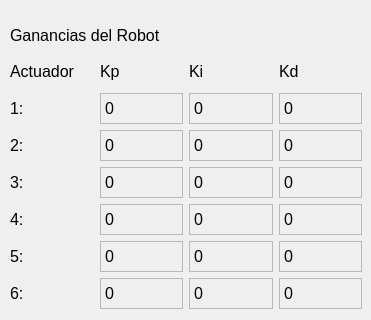
      <widget class="QWidget" name="Labels_2">
       <widget class="QWidget" name="gridLayoutWidget_3">
        <property name="geometry">
         <rect>
          <x>10</x>
          <y>20</y>
          <width>352</width>
          <height>291</height>
         </rect>
        </property>
        <property name="font">
         <font>
          <pointsize>12</pointsize>
         </font>
        </property>
        <layout class="QGridLayout" name="GridGainsSB">
         <item row="3" column="3">
          <widget class="QLabel" name="kd2Label">
           <property name="minimumSize">
            <size>
             <width>0</width>
             <height>31</height>
            </size>
           </property>
           <property name="maximumSize">
            <size>
             <width>16777215</width>
             <height>31</height>
            </size>
           </property>
           <property name="font">
            <font>
             <pointsize>12</pointsize>
            </font>
           </property>
           <property name="frameShape">
            <enum>QFrame::StyledPanel</enum>
           </property>
           <property name="frameShadow">
            <enum>QFrame::Sunken</enum>
           </property>
           <property name="text">
            <string>0</string>
           </property>
          </widget>
         </item>
         <item row="5" column="2">
          <widget class="QLabel" name="ki4Label">
           <property name="minimumSize">
            <size>
             <width>0</width>
             <height>31</height>
            </size>
           </property>
           <property name="maximumSize">
            <size>
             <width>16777215</width>
             <height>31</height>
            </size>
           </property>
           <property name="font">
            <font>
             <pointsize>12</pointsize>
            </font>
           </property>
           <property name="frameShape">
            <enum>QFrame::StyledPanel</enum>
           </property>
           <property name="frameShadow">
            <enum>QFrame::Sunken</enum>
           </property>
           <property name="text">
            <string>0</string>
           </property>
          </widget>
         </item>
         <item row="3" column="0">
          <widget class="QLabel" name="label_22">
           <property name="minimumSize">
            <size>
             <width>0</width>
             <height>31</height>
            </size>
           </property>
           <property name="maximumSize">
            <size>
             <width>16777215</width>
             <height>31</height>
            </size>
           </property>
           <property name="font">
            <font>
             <pointsize>12</pointsize>
            </font>
           </property>
           <property name="frameShape">
            <enum>QFrame::NoFrame</enum>
           </property>
           <property name="text">
            <string>2:</string>
           </property>
          </widget>
         </item>
         <item row="2" column="1">
          <widget class="QLabel" name="kp1Label">
           <property name="minimumSize">
            <size>
             <width>0</width>
             <height>31</height>
            </size>
           </property>
           <property name="maximumSize">
            <size>
             <width>16777215</width>
             <height>31</height>
            </size>
           </property>
           <property name="font">
            <font>
             <pointsize>12</pointsize>
            </font>
           </property>
           <property name="frameShape">
            <enum>QFrame::StyledPanel</enum>
           </property>
           <property name="frameShadow">
            <enum>QFrame::Sunken</enum>
           </property>
           <property name="text">
            <string>0</string>
           </property>
          </widget>
         </item>
         <item row="6" column="0">
          <widget class="QLabel" name="label_29">
           <property name="minimumSize">
            <size>
             <width>0</width>
             <height>31</height>
            </size>
           </property>
           <property name="maximumSize">
            <size>
             <width>16777215</width>
             <height>31</height>
            </size>
           </property>
           <property name="font">
            <font>
             <pointsize>12</pointsize>
            </font>
           </property>
           <property name="frameShape">
            <enum>QFrame::NoFrame</enum>
           </property>
           <property name="text">
            <string>5:</string>
           </property>
          </widget>
         </item>
         <item row="1" column="3">
          <widget class="QLabel" name="label_Kd">
           <property name="minimumSize">
            <size>
             <width>0</width>
             <height>31</height>
            </size>
           </property>
           <property name="maximumSize">
            <size>
             <width>16777215</width>
             <height>31</height>
            </size>
           </property>
           <property name="font">
            <font>
             <pointsize>12</pointsize>
            </font>
           </property>
           <property name="frameShape">
            <enum>QFrame::NoFrame</enum>
           </property>
           <property name="text">
            <string>Kd</string>
           </property>
          </widget>
         </item>
         <item row="4" column="1">
          <widget class="QLabel" name="kp3Label">
           <property name="minimumSize">
            <size>
             <width>0</width>
             <height>31</height>
            </size>
           </property>
           <property name="maximumSize">
            <size>
             <width>16777215</width>
             <height>31</height>
            </size>
           </property>
           <property name="font">
            <font>
             <pointsize>12</pointsize>
            </font>
           </property>
           <property name="frameShape">
            <enum>QFrame::StyledPanel</enum>
           </property>
           <property name="frameShadow">
            <enum>QFrame::Sunken</enum>
           </property>
           <property name="text">
            <string>0</string>
           </property>
          </widget>
         </item>
         <item row="6" column="1">
          <widget class="QLabel" name="kp5Label">
           <property name="minimumSize">
            <size>
             <width>0</width>
             <height>31</height>
            </size>
           </property>
           <property name="maximumSize">
            <size>
             <width>16777215</width>
             <height>31</height>
            </size>
           </property>
           <property name="font">
            <font>
             <pointsize>12</pointsize>
            </font>
           </property>
           <property name="frameShape">
            <enum>QFrame::StyledPanel</enum>
           </property>
           <property name="frameShadow">
            <enum>QFrame::Sunken</enum>
           </property>
           <property name="text">
            <string>0</string>
           </property>
          </widget>
         </item>
         <item row="7" column="0">
          <widget class="QLabel" name="label_28">
           <property name="minimumSize">
            <size>
             <width>0</width>
             <height>31</height>
            </size>
           </property>
           <property name="maximumSize">
            <size>
             <width>16777215</width>
             <height>31</height>
            </size>
           </property>
           <property name="font">
            <font>
             <pointsize>12</pointsize>
            </font>
           </property>
           <property name="frameShape">
            <enum>QFrame::NoFrame</enum>
           </property>
           <property name="text">
            <string>6:</string>
           </property>
          </widget>
         </item>
         <item row="4" column="3">
          <widget class="QLabel" name="kd3Label">
           <property name="minimumSize">
            <size>
             <width>0</width>
             <height>31</height>
            </size>
           </property>
           <property name="maximumSize">
            <size>
             <width>16777215</width>
             <height>31</height>
            </size>
           </property>
           <property name="font">
            <font>
             <pointsize>12</pointsize>
            </font>
           </property>
           <property name="frameShape">
            <enum>QFrame::StyledPanel</enum>
           </property>
           <property name="frameShadow">
            <enum>QFrame::Sunken</enum>
           </property>
           <property name="text">
            <string>0</string>
           </property>
          </widget>
         </item>
         <item row="1" column="2">
          <widget class="QLabel" name="label_Ki">
           <property name="enabled">
            <bool>true</bool>
           </property>
           <property name="minimumSize">
            <size>
             <width>0</width>
             <height>31</height>
            </size>
           </property>
           <property name="maximumSize">
            <size>
             <width>16777215</width>
             <height>31</height>
            </size>
           </property>
           <property name="font">
            <font>
             <pointsize>12</pointsize>
            </font>
           </property>
           <property name="frameShape">
            <enum>QFrame::NoFrame</enum>
           </property>
           <property name="text">
            <string>Ki</string>
           </property>
          </widget>
         </item>
         <item row="4" column="2">
          <widget class="QLabel" name="ki3Label">
           <property name="minimumSize">
            <size>
             <width>0</width>
             <height>31</height>
            </size>
           </property>
           <property name="maximumSize">
            <size>
             <width>16777215</width>
             <height>31</height>
            </size>
           </property>
           <property name="font">
            <font>
             <pointsize>12</pointsize>
            </font>
           </property>
           <property name="frameShape">
            <enum>QFrame::StyledPanel</enum>
           </property>
           <property name="frameShadow">
            <enum>QFrame::Sunken</enum>
           </property>
           <property name="text">
            <string>0</string>
           </property>
          </widget>
         </item>
         <item row="5" column="0">
          <widget class="QLabel" name="label_23">
           <property name="minimumSize">
            <size>
             <width>0</width>
             <height>31</height>
            </size>
           </property>
           <property name="maximumSize">
            <size>
             <width>16777215</width>
             <height>31</height>
            </size>
           </property>
           <property name="font">
            <font>
             <pointsize>12</pointsize>
            </font>
           </property>
           <property name="frameShape">
            <enum>QFrame::NoFrame</enum>
           </property>
           <property name="text">
            <string>4:</string>
           </property>
          </widget>
         </item>
         <item row="5" column="3">
          <widget class="QLabel" name="kd4Label">
           <property name="minimumSize">
            <size>
             <width>0</width>
             <height>31</height>
            </size>
           </property>
           <property name="maximumSize">
            <size>
             <width>16777215</width>
             <height>31</height>
            </size>
           </property>
           <property name="font">
            <font>
             <pointsize>12</pointsize>
            </font>
           </property>
           <property name="frameShape">
            <enum>QFrame::StyledPanel</enum>
           </property>
           <property name="frameShadow">
            <enum>QFrame::Sunken</enum>
           </property>
           <property name="text">
            <string>0</string>
           </property>
          </widget>
         </item>
         <item row="6" column="2">
          <widget class="QLabel" name="ki5Label">
           <property name="minimumSize">
            <size>
             <width>0</width>
             <height>31</height>
            </size>
           </property>
           <property name="maximumSize">
            <size>
             <width>16777215</width>
             <height>31</height>
            </size>
           </property>
           <property name="font">
            <font>
             <pointsize>12</pointsize>
            </font>
           </property>
           <property name="frameShape">
            <enum>QFrame::StyledPanel</enum>
           </property>
           <property name="frameShadow">
            <enum>QFrame::Sunken</enum>
           </property>
           <property name="text">
            <string>0</string>
           </property>
          </widget>
         </item>
         <item row="1" column="1">
          <widget class="QLabel" name="label_Kp">
           <property name="minimumSize">
            <size>
             <width>0</width>
             <height>31</height>
            </size>
           </property>
           <property name="maximumSize">
            <size>
             <width>16777215</width>
             <height>31</height>
            </size>
           </property>
           <property name="font">
            <font>
             <pointsize>12</pointsize>
            </font>
           </property>
           <property name="frameShape">
            <enum>QFrame::NoFrame</enum>
           </property>
           <property name="text">
            <string>Kp</string>
           </property>
          </widget>
         </item>
         <item row="7" column="1">
          <widget class="QLabel" name="kp6Label">
           <property name="minimumSize">
            <size>
             <width>0</width>
             <height>31</height>
            </size>
           </property>
           <property name="maximumSize">
            <size>
             <width>16777215</width>
             <height>31</height>
            </size>
           </property>
           <property name="font">
            <font>
             <pointsize>12</pointsize>
            </font>
           </property>
           <property name="frameShape">
            <enum>QFrame::StyledPanel</enum>
           </property>
           <property name="frameShadow">
            <enum>QFrame::Sunken</enum>
           </property>
           <property name="text">
            <string>0</string>
           </property>
          </widget>
         </item>
         <item row="3" column="2">
          <widget class="QLabel" name="ki2Label">
           <property name="minimumSize">
            <size>
             <width>0</width>
             <height>31</height>
            </size>
           </property>
           <property name="maximumSize">
            <size>
             <width>16777215</width>
             <height>31</height>
            </size>
           </property>
           <property name="font">
            <font>
             <pointsize>12</pointsize>
            </font>
           </property>
           <property name="frameShape">
            <enum>QFrame::StyledPanel</enum>
           </property>
           <property name="frameShadow">
            <enum>QFrame::Sunken</enum>
           </property>
           <property name="text">
            <string>0</string>
           </property>
          </widget>
         </item>
         <item row="2" column="3">
          <widget class="QLabel" name="kd1Label">
           <property name="minimumSize">
            <size>
             <width>0</width>
             <height>31</height>
            </size>
           </property>
           <property name="maximumSize">
            <size>
             <width>16777215</width>
             <height>31</height>
            </size>
           </property>
           <property name="font">
            <font>
             <pointsize>12</pointsize>
            </font>
           </property>
           <property name="frameShape">
            <enum>QFrame::StyledPanel</enum>
           </property>
           <property name="frameShadow">
            <enum>QFrame::Sunken</enum>
           </property>
           <property name="text">
            <string>0</string>
           </property>
          </widget>
         </item>
         <item row="2" column="0">
          <widget class="QLabel" name="label_21">
           <property name="minimumSize">
            <size>
             <width>0</width>
             <height>31</height>
            </size>
           </property>
           <property name="maximumSize">
            <size>
             <width>16777215</width>
             <height>31</height>
            </size>
           </property>
           <property name="font">
            <font>
             <pointsize>12</pointsize>
            </font>
           </property>
           <property name="frameShape">
            <enum>QFrame::NoFrame</enum>
           </property>
           <property name="text">
            <string>1:</string>
           </property>
          </widget>
         </item>
         <item row="2" column="2">
          <widget class="QLabel" name="ki1Label">
           <property name="minimumSize">
            <size>
             <width>0</width>
             <height>31</height>
            </size>
           </property>
           <property name="maximumSize">
            <size>
             <width>16777215</width>
             <height>31</height>
            </size>
           </property>
           <property name="font">
            <font>
             <pointsize>12</pointsize>
            </font>
           </property>
           <property name="frameShape">
            <enum>QFrame::StyledPanel</enum>
           </property>
           <property name="frameShadow">
            <enum>QFrame::Sunken</enum>
           </property>
           <property name="text">
            <string>0</string>
           </property>
          </widget>
         </item>
         <item row="3" column="1">
          <widget class="QLabel" name="kp2Label">
           <property name="minimumSize">
            <size>
             <width>0</width>
             <height>31</height>
            </size>
           </property>
           <property name="maximumSize">
            <size>
             <width>16777215</width>
             <height>31</height>
            </size>
           </property>
           <property name="font">
            <font>
             <pointsize>12</pointsize>
            </font>
           </property>
           <property name="frameShape">
            <enum>QFrame::StyledPanel</enum>
           </property>
           <property name="frameShadow">
            <enum>QFrame::Sunken</enum>
           </property>
           <property name="text">
            <string>0</string>
           </property>
          </widget>
         </item>
         <item row="1" column="0">
          <widget class="QLabel" name="label_30">
           <property name="minimumSize">
            <size>
             <width>0</width>
             <height>31</height>
            </size>
           </property>
           <property name="maximumSize">
            <size>
             <width>16777215</width>
             <height>31</height>
            </size>
           </property>
           <property name="font">
            <font>
             <pointsize>12</pointsize>
            </font>
           </property>
           <property name="frameShape">
            <enum>QFrame::NoFrame</enum>
           </property>
           <property name="text">
            <string>Actuador</string>
           </property>
          </widget>
         </item>
         <item row="7" column="3">
          <widget class="QLabel" name="kd6Label">
           <property name="minimumSize">
            <size>
             <width>0</width>
             <height>31</height>
            </size>
           </property>
           <property name="maximumSize">
            <size>
             <width>16777215</width>
             <height>31</height>
            </size>
           </property>
           <property name="font">
            <font>
             <pointsize>12</pointsize>
            </font>
           </property>
           <property name="frameShape">
            <enum>QFrame::StyledPanel</enum>
           </property>
           <property name="frameShadow">
            <enum>QFrame::Sunken</enum>
           </property>
           <property name="text">
            <string>0</string>
           </property>
          </widget>
         </item>
         <item row="7" column="2">
          <widget class="QLabel" name="ki6Label">
           <property name="minimumSize">
            <size>
             <width>0</width>
             <height>31</height>
            </size>
           </property>
           <property name="maximumSize">
            <size>
             <width>16777215</width>
             <height>31</height>
            </size>
           </property>
           <property name="font">
            <font>
             <pointsize>12</pointsize>
            </font>
           </property>
           <property name="frameShape">
            <enum>QFrame::StyledPanel</enum>
           </property>
           <property name="frameShadow">
            <enum>QFrame::Sunken</enum>
           </property>
           <property name="text">
            <string>0</string>
           </property>
          </widget>
         </item>
         <item row="5" column="1">
          <widget class="QLabel" name="kp4Label">
           <property name="minimumSize">
            <size>
             <width>0</width>
             <height>31</height>
            </size>
           </property>
           <property name="maximumSize">
            <size>
             <width>16777215</width>
             <height>31</height>
            </size>
           </property>
           <property name="font">
            <font>
             <pointsize>12</pointsize>
            </font>
           </property>
           <property name="frameShape">
            <enum>QFrame::StyledPanel</enum>
           </property>
           <property name="frameShadow">
            <enum>QFrame::Sunken</enum>
           </property>
           <property name="text">
            <string>0</string>
           </property>
          </widget>
         </item>
         <item row="4" column="0">
          <widget class="QLabel" name="label_25">
           <property name="minimumSize">
            <size>
             <width>0</width>
             <height>31</height>
            </size>
           </property>
           <property name="maximumSize">
            <size>
             <width>16777215</width>
             <height>31</height>
            </size>
           </property>
           <property name="font">
            <font>
             <pointsize>12</pointsize>
            </font>
           </property>
           <property name="frameShape">
            <enum>QFrame::NoFrame</enum>
           </property>
           <property name="text">
            <string>3:</string>
           </property>
          </widget>
         </item>
         <item row="6" column="3">
          <widget class="QLabel" name="kd5Label">
           <property name="minimumSize">
            <size>
             <width>0</width>
             <height>31</height>
            </size>
           </property>
           <property name="maximumSize">
            <size>
             <width>16777215</width>
             <height>31</height>
            </size>
           </property>
           <property name="font">
            <font>
             <pointsize>12</pointsize>
            </font>
           </property>
           <property name="frameShape">
            <enum>QFrame::StyledPanel</enum>
           </property>
           <property name="frameShadow">
            <enum>QFrame::Sunken</enum>
           </property>
           <property name="text">
            <string>0</string>
           </property>
          </widget>
         </item>
         <item row="0" column="0" colspan="4">
          <widget class="QLabel" name="label_96">
           <property name="minimumSize">
            <size>
             <width>350</width>
             <height>30</height>
            </size>
           </property>
           <property name="maximumSize">
            <size>
             <width>350</width>
             <height>30</height>
            </size>
           </property>
           <property name="text">
            <string>Ganancias del Robot</string>
           </property>
          </widget>
         </item>
        </layout>
       </widget>
      </widget>
